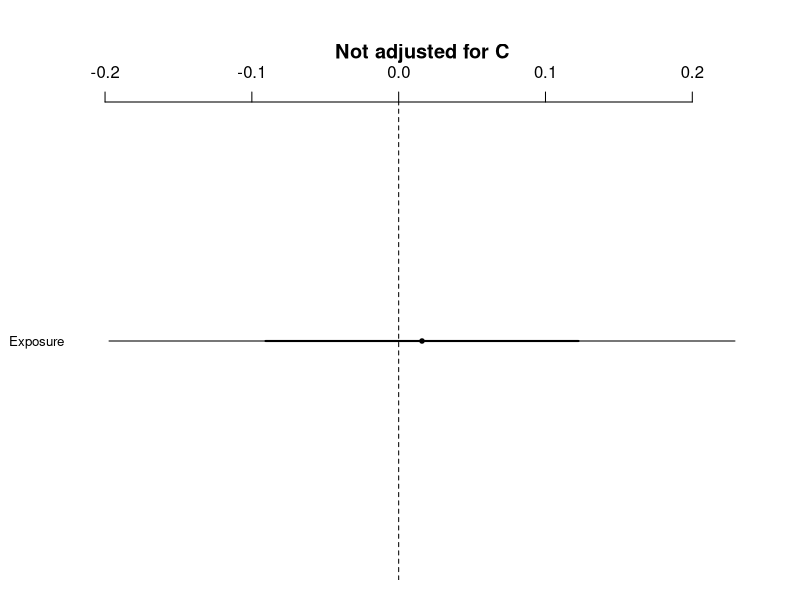
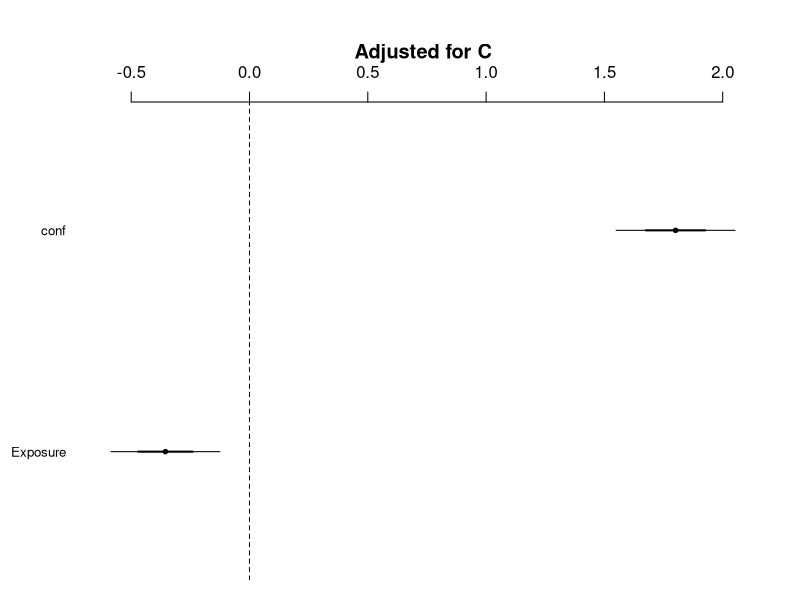
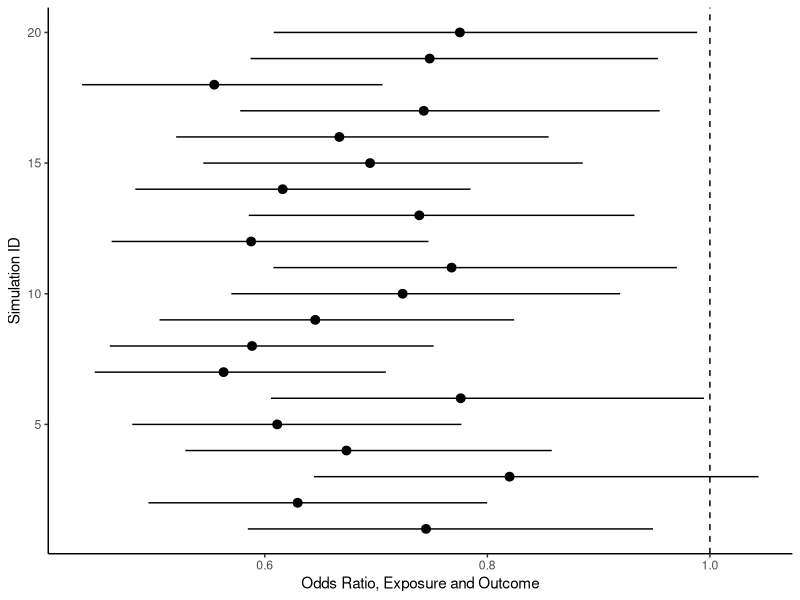

Here is the R script that generated these plots, in order:
## ---- chunk 1
knitr::opts_chunk$set(echo = TRUE)

library(tidyverse)
library(ggplot2)
library(arm) # to plot coefficients

## ---- chunk 2
  # Create a binary outcome variable 
  outcome<-rbinom(n=2000,size=1,prob=0.7)
  head(outcome, 40) # list first 40 values
  mean(outcome) # proportion of 1, do not use mean, if values are in factor (categorical)
  
  # Create a binary exposure variable 
  Exposure<-rbinom(n=2000,size=1,prob=0.3)
  head(Exposure, 40)
  mean(Exposure)
  
  # Create a third variable (fake confounder) from the outcome and exposure  
  theta = 0 + 1.5*Exposure + 2*outcome  # Generate logit of confounder
  prob <- 1/(1+exp(-theta))  # convert logit values into probabilities
  conf= rbinom(2000,1,prob) # Generate the binary values from Bernoulli based the probabilities
  head(Exposure, 40) # display values 
  mean(Exposure)
## ---- chunk 3
  # Descriptive 2x2 associations 
  epitools::epitab(Exposure, outcome, method = "oddsratio")$tab[, c(1,3,5,6,7,8)]
  epitools::epitab(Exposure, conf, method = "oddsratio")$tab[, c(1,3,5,6,7,8)]
  epitools::epitab(outcome, conf, method = "oddsratio")$tab[, c(1,3,5,6,7,8)]
## ---- chunk 4
  # Make a data tables from these 3 variables, one for all people, another for people restricted to C=1, and the third for C=0
  myData <- data.frame(Exposure, outcome, conf) # all data
  onlyZero <- myData %>%  filter(conf== 0) # stratified by the status of C
  onlyOne <- myData %>%  filter(conf== 1)  # stratified by the status of C
  
  # Stratum C=1
  epitools::epitab(onlyZero$Exposure, onlyZero$outcome, method = "oddsratio")$tab[, c(1,3,5,6,7,8)]
  # Stratum C=0
  epitools::epitab(onlyOne$Exposure, onlyOne$outcome, method = "oddsratio")$tab[, c(1,3,5,6,7,8)]

## ---- chunk 5
regress_eo <- glm(outcome~Exposure,data=myData,family="binomial")
coefplot(regress_eo, main = "Not adjusted for C")

regress_eoc <- glm(outcome~Exposure + conf,data=myData,family="binomial")
coefplot(regress_eoc, main = "Adjusted for C")
## ---- chunk 6
# Function to run the data generation and analysis repeatedly 
myFunc <- function(){
  
  # Create a binary outcome variable 
  outcome<-rbinom(n=2000,size=1,prob=0.7)
  head(outcome, 40)
  mean(outcome)
  
  # Create a binary exposure variable 
  Exposure<-rbinom(n=2000,size=1,prob=0.3)
  head(Exposure, 40)
  mean(Exposure)
  
  # Create a fake confounded variable from the outcome and exposure  
  theta = 0 + 1.5*Exposure + 2*outcome 
  prob <- 1/(1+exp(-theta))  
  conf= rbinom(2000,1,prob)
  head(Exposure, 40)
  mean(Exposure)

  # Make a data table from these 3 variables 
  myData <- data.frame(Exposure, outcome, conf)
  onlyZero <- myData %>%  filter(conf== 0) 
  onlyOne <- myData %>%  filter(conf== 1) 
  
  tabZeroStrata <- epitools::epitab(onlyZero$Exposure, onlyZero$outcome, method = "oddsratio")
  tabOneStrata <- epitools::epitab(onlyOne$Exposure, onlyOne$outcome, method = "oddsratio")
  
  c(
  mean <- tabOneStrata$tab[2,5],
  lo <- tabOneStrata$tab[2,6],
  hi <- tabOneStrata$tab[2,7]
  )
}

# Replicate the function above and compile results (odds ratio) across simulations and display as a forestplot 
d <- replicate(20, myFunc())
d <- data.frame(t(d))
names(d) <- c("Point", "Lower", "Upper")
d$simulationID <- 1:nrow(d)

ggplot(d, aes(x=simulationID, y=Point, ymin=Lower, ymax=Upper))+
    geom_pointrange()+
    geom_hline(yintercept = 1, linetype=2)+
    coord_flip()+
    xlab('Simulation ID') + 
    ylab("Odds Ratio, Exposure and Outcome") + 
    theme_classic()
